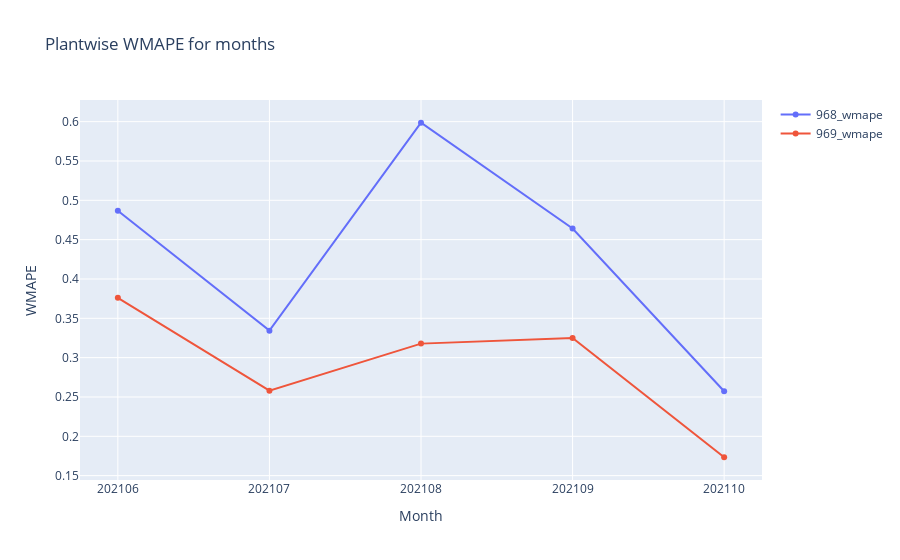
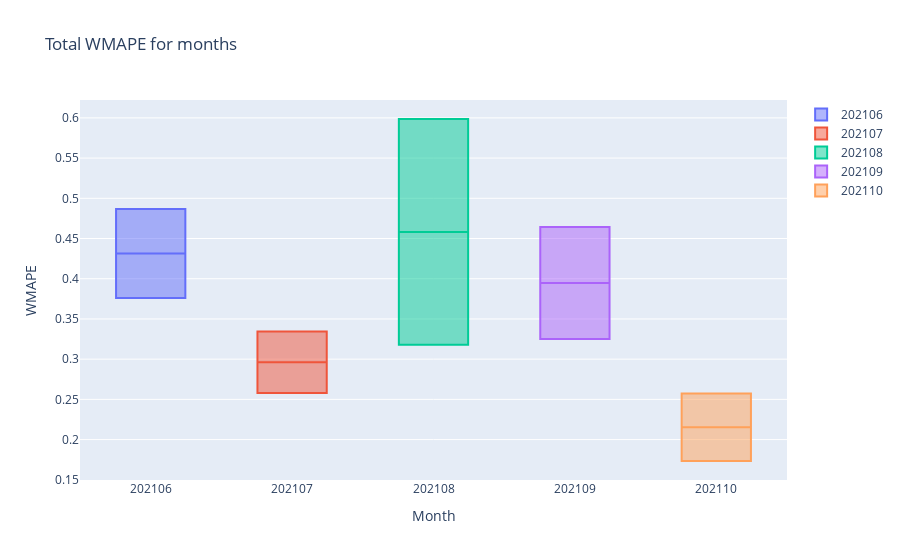

Source (notebook cell) for these figures, in order:
### Code cell
linear2.plot_accuracy("valid")

### Figure 1 — Plotly figure (JSON) as saved in the notebook; plotly's stock layout.template omitted (floating-point values rounded to 4 significant figures)
{"data": [{"line": {"color": "#636EFA"}, "name": "968_wmape", "type": "scatter", "x": ["202106", "202107", "202108", "202109", "202110"], "y": [0.4868, 0.3343, 0.5986, 0.4642, 0.2572]}, {"line": {"color": "#EF553B"}, "name": "969_wmape", "type": "scatter", "x": ["202106", "202107", "202108", "202109", "202110"], "y": [0.376, 0.258, 0.3178, 0.3251, 0.1734]}], "layout": {"autosize": true, "title": {"text": "Plantwise WMAPE for months"}, "xaxis": {"autorange": true, "range": [-0.2389, 4.239], "title": {"text": "Month"}, "type": "category"}, "yaxis": {"autorange": true, "range": [0.1383, 0.6337], "title": {"text": "WMAPE"}, "type": "linear"}}}

### Figure 2 — Plotly figure (JSON) as saved in the notebook; plotly's stock layout.template omitted (floating-point values rounded to 4 significant figures)
{"data": [{"name": "202106", "type": "box", "y": [0.4868, 0.376]}, {"name": "202107", "type": "box", "y": [0.3343, 0.258]}, {"name": "202108", "type": "box", "y": [0.5986, 0.3178]}, {"name": "202109", "type": "box", "y": [0.4642, 0.3251]}, {"name": "202110", "type": "box", "y": [0.2572, 0.1734]}], "layout": {"autosize": true, "title": {"text": "Total WMAPE for months"}, "xaxis": {"autorange": true, "range": [-0.5, 4.5], "title": {"text": "Month"}, "type": "category"}, "yaxis": {"autorange": true, "range": [0.1497, 0.6222], "title": {"text": "WMAPE"}, "type": "linear"}}}
